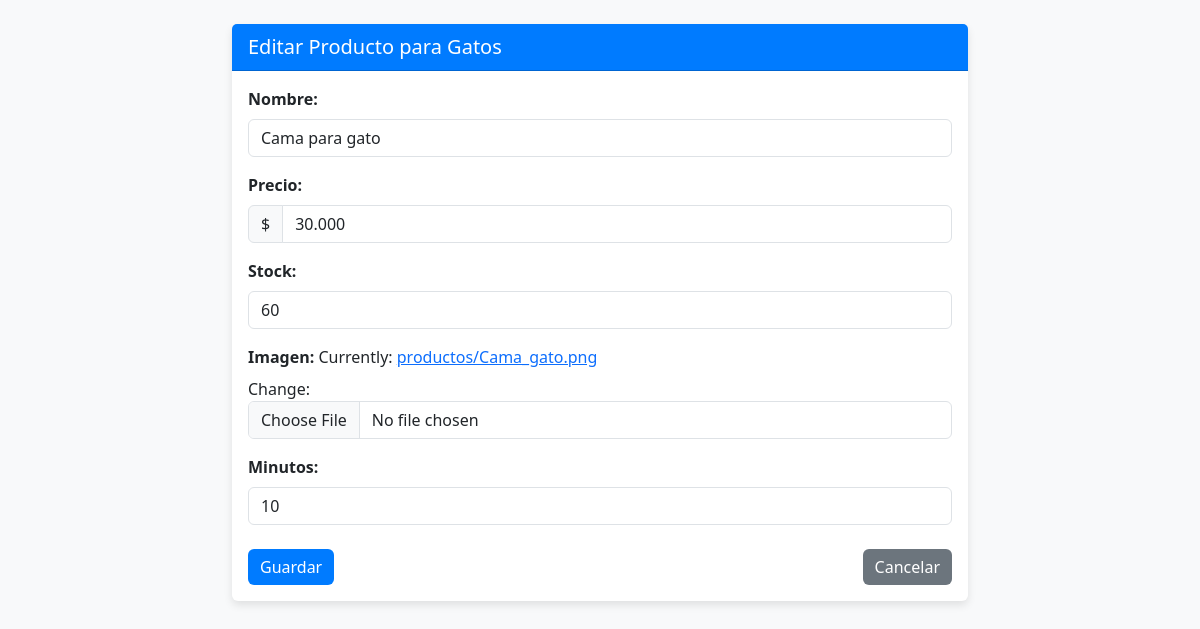
Page /animales/editar_producto_gatos/2/ on the committed database.
### animales/models.py (models this page shows, shortened)
class ProductoGatos(models.Model):
    nombre = models.CharField(max_length=100)
    precio = models.CharField(max_length=50)
    stock = models.IntegerField()
    imagen = models.ImageField(upload_to='productos/')
    minutos = models.IntegerField(default=0)

### animales/views.py (the view)
# urls.py: path('editar_producto_gatos/<int:producto_id>/', views.editar_producto_gatos, name='editar_producto_gatos'),
def editar_producto_gatos(request, producto_id):
    producto = get_object_or_404(ProductoGatos, id=producto_id)
    if request.method == 'POST':
        form = ProductoGatosForm(request.POST, request.FILES, instance=producto)
        if form.is_valid():
            form.save()
            return redirect('lista_productos')
    else:
        form = ProductoGatosForm(instance=producto)
    return render(request, 'animales/admin_editar_producto_gatos.html', {'form': form, 'producto': producto})

### animales/forms.py
class ProductoGatosForm(forms.ModelForm):
    class Meta:
        model = ProductoGatos
        fields = ['nombre', 'precio', 'stock', 'imagen', 'minutos']
        widgets = {
            'nombre': forms.TextInput(attrs={'class': 'form-control'}),
            'precio': forms.NumberInput(attrs={'class': 'form-control'}),
            'stock': forms.NumberInput(attrs={'class': 'form-control'}),
            'imagen': forms.ClearableFileInput(attrs={'class': 'form-control'}),
            'minutos': forms.NumberInput(attrs={'class': 'form-control'}),
        }

### animales/templates/animales/admin_editar_producto_gatos.html (shortened to what this page needs)
<!DOCTYPE html>
<html lang="en">
<head>
    {% load static %}
    <link rel="stylesheet" href="{% static 'bootstrap-5.3.3-dist/css/bootstrap.min.css' %}">
    <link rel="stylesheet" href="{% static 'css/style_admin_editar.css' %}">
</head>
<body>
    <div class="container mt-4">
        <div class="row justify-content-center">
            <div class="col-md-8">
                <div class="card">
                    <div class="card-header">
                        Editar Producto para Gatos
                    </div>
                    <div class="card-body">
                        <form method="post" enctype="multipart/form-data">
                            <div class="mb-3">
                                <label for="{{ form.nombre.id_for_label }}" class="form-label">Nombre:</label>
                                {{ form.nombre }}
                            </div>
                            <div class="mb-3">
                                <label for="{{ form.precio.id_for_label }}" class="form-label">Precio:</label>
                                <div class="input-group">
                                    <span class="input-group-text">$</span>
                                    {{ form.precio }}
                                </div>
                            </div>
                            <div class="mb-3">
                                <label for="{{ form.stock.id_for_label }}" class="form-label">Stock:</label>
                                {{ form.stock }}
                            </div>
                            <div class="mb-3">
                                <label for="{{ form.imagen.id_for_label }}" class="form-label">Imagen:</label>
                                {{ form.imagen }}
                            </div>
                            <div class="mb-3">
                                <label for="{{ form.minutos.id_for_label }}" class="form-label">Minutos:</label>
                                {{ form.minutos }}
                            </div>
                            <div class="d-flex justify-content-between mt-4">
                                <button type="submit" class="btn btn-primary">Guardar</button>
                                <a href="{% url 'lista_productos' %}" class="btn btn-secondary">Cancelar</a>
                            </div>
                        </form>
                    </div>
                </div>
            </div>
        </div>
    </div>
</body>
</html>

### petamigos/static/css/style_admin_editar.css (style rules this page uses)
body { background-color: #f8f9fa; }
.card { border: none; box-shadow: 0 4px 8px rgba(0, 0, 0, 0.1); }
.card-header { background-color: #007bff; color: white; font-size: 1.25rem; }
.btn-primary { background-color: #007bff; border: none; }
.btn-secondary { background-color: #6c757d; border: none; }
.form-label { font-weight: bold; }

### rows in the picture
ProductoGatos: nombre "Cama para gato", precio "30.000", stock "60", minutos "10"
